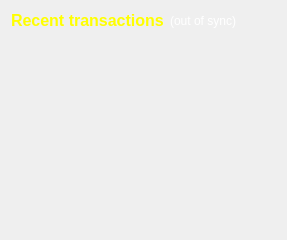
      <widget class="QWidget" name="widget_2" native="true">
       <layout class="QVBoxLayout" name="verticalLayout">
        <item>
         <layout class="QHBoxLayout" name="horizontalLayout_2">
          <item>
           <widget class="QLabel" name="label_4">
            <property name="palette">
             <palette>
              <active>
               <colorrole role="WindowText">
                <brush brushstyle="SolidPattern">
                 <color alpha="255">
                  <red>30</red>
                  <green>170</green>
                  <blue>255</blue>
                 </color>
                </brush>
               </colorrole>
               <colorrole role="Button">
                <brush brushstyle="SolidPattern">
                 <color alpha="255">
                  <red>30</red>
                  <green>170</green>
                  <blue>255</blue>
                 </color>
                </brush>
               </colorrole>
               <colorrole role="Light">
                <brush brushstyle="SolidPattern">
                 <color alpha="255">
                  <red>158</red>
                  <green>219</green>
                  <blue>255</blue>
                 </color>
                </brush>
               </colorrole>
               <colorrole role="Midlight">
                <brush brushstyle="SolidPattern">
                 <color alpha="255">
                  <red>94</red>
                  <green>194</green>
                  <blue>255</blue>
                 </color>
                </brush>
               </colorrole>
               <colorrole role="Dark">
                <brush brushstyle="SolidPattern">
                 <color alpha="255">
                  <red>15</red>
                  <green>85</green>
                  <blue>127</blue>
                 </color>
                </brush>
               </colorrole>
               <colorrole role="Mid">
                <brush brushstyle="SolidPattern">
                 <color alpha="255">
                  <red>20</red>
                  <green>113</green>
                  <blue>170</blue>
                 </color>
                </brush>
               </colorrole>
               <colorrole role="Text">
                <brush brushstyle="SolidPattern">
                 <color alpha="255">
                  <red>30</red>
                  <green>170</green>
                  <blue>255</blue>
                 </color>
                </brush>
               </colorrole>
               <colorrole role="BrightText">
                <brush brushstyle="SolidPattern">
                 <color alpha="255">
                  <red>255</red>
                  <green>255</green>
                  <blue>255</blue>
                 </color>
                </brush>
               </colorrole>
               <colorrole role="ButtonText">
                <brush brushstyle="SolidPattern">
                 <color alpha="255">
                  <red>30</red>
                  <green>170</green>
                  <blue>255</blue>
                 </color>
                </brush>
               </colorrole>
               <colorrole role="Base">
                <brush brushstyle="SolidPattern">
                 <color alpha="255">
                  <red>255</red>
                  <green>255</green>
                  <blue>255</blue>
                 </color>
                </brush>
               </colorrole>
               <colorrole role="Window">
                <brush brushstyle="SolidPattern">
                 <color alpha="255">
                  <red>30</red>
                  <green>170</green>
                  <blue>255</blue>
                 </color>
                </brush>
               </colorrole>
               <colorrole role="Shadow">
                <brush brushstyle="SolidPattern">
                 <color alpha="255">
                  <red>30</red>
                  <green>170</green>
                  <blue>255</blue>
                 </color>
                </brush>
               </colorrole>
               <colorrole role="AlternateBase">
                <brush brushstyle="SolidPattern">
                 <color alpha="255">
                  <red>142</red>
                  <green>212</green>
                  <blue>255</blue>
                 </color>
                </brush>
               </colorrole>
               <colorrole role="ToolTipBase">
                <brush brushstyle="SolidPattern">
                 <color alpha="255">
                  <red>255</red>
                  <green>255</green>
                  <blue>220</blue>
                 </color>
                </brush>
               </colorrole>
               <colorrole role="ToolTipText">
                <brush brushstyle="SolidPattern">
                 <color alpha="255">
                  <red>30</red>
                  <green>170</green>
                  <blue>255</blue>
                 </color>
                </brush>
               </colorrole>
              </active>
              <inactive>
               <colorrole role="WindowText">
                <brush brushstyle="SolidPattern">
                 <color alpha="255">
                  <red>30</red>
                  <green>170</green>
                  <blue>255</blue>
                 </color>
                </brush>
               </colorrole>
               <colorrole role="Button">
                <brush brushstyle="SolidPattern">
                 <color alpha="255">
                  <red>30</red>
                  <green>170</green>
                  <blue>255</blue>
                 </color>
                </brush>
               </colorrole>
               <colorrole role="Light">
                <brush brushstyle="SolidPattern">
                 <color alpha="255">
                  <red>158</red>
                  <green>219</green>
                  <blue>255</blue>
                 </color>
                </brush>
               </colorrole>
               <colorrole role="Midlight">
                <brush brushstyle="SolidPattern">
                 <color alpha="255">
                  <red>94</red>
                  <green>194</green>
                  <blue>255</blue>
                 </color>
                </brush>
               </colorrole>
               <colorrole role="Dark">
                <brush brushstyle="SolidPattern">
                 <color alpha="255">
                  <red>15</red>
                  <green>85</green>
                  <blue>127</blue>
                 </color>
                </brush>
               </colorrole>
               <colorrole role="Mid">
                <brush brushstyle="SolidPattern">
                 <color alpha="255">
                  <red>20</red>
                  <green>113</green>
                  <blue>170</blue>
                 </color>
                </brush>
               </colorrole>
               <colorrole role="Text">
                <brush brushstyle="SolidPattern">
                 <color alpha="255">
                  <red>30</red>
                  <green>170</green>
                  <blue>255</blue>
                 </color>
                </brush>
               </colorrole>
               <colorrole role="BrightText">
                <brush brushstyle="SolidPattern">
                 <color alpha="255">
                  <red>255</red>
                  <green>255</green>
                  <blue>255</blue>
                 </color>
                </brush>
               </colorrole>
               <colorrole role="ButtonText">
                <brush brushstyle="SolidPattern">
                 <color alpha="255">
                  <red>30</red>
                  <green>170</green>
                  <blue>255</blue>
                 </color>
                </brush>
               </colorrole>
               <colorrole role="Base">
                <brush brushstyle="SolidPattern">
                 <color alpha="255">
                  <red>255</red>
                  <green>255</green>
                  <blue>255</blue>
                 </color>
                </brush>
               </colorrole>
               <colorrole role="Window">
                <brush brushstyle="SolidPattern">
                 <color alpha="255">
                  <red>30</red>
                  <green>170</green>
                  <blue>255</blue>
                 </color>
                </brush>
               </colorrole>
               <colorrole role="Shadow">
                <brush brushstyle="SolidPattern">
                 <color alpha="255">
                  <red>30</red>
                  <green>170</green>
                  <blue>255</blue>
                 </color>
                </brush>
               </colorrole>
               <colorrole role="AlternateBase">
                <brush brushstyle="SolidPattern">
                 <color alpha="255">
                  <red>142</red>
                  <green>212</green>
                  <blue>255</blue>
                 </color>
                </brush>
               </colorrole>
               <colorrole role="ToolTipBase">
                <brush brushstyle="SolidPattern">
                 <color alpha="255">
                  <red>255</red>
                  <green>255</green>
                  <blue>220</blue>
                 </color>
                </brush>
               </colorrole>
               <colorrole role="ToolTipText">
                <brush brushstyle="SolidPattern">
                 <color alpha="255">
                  <red>30</red>
                  <green>170</green>
                  <blue>255</blue>
                 </color>
                </brush>
               </colorrole>
              </inactive>
              <disabled>
               <colorrole role="WindowText">
                <brush brushstyle="SolidPattern">
                 <color alpha="255">
                  <red>15</red>
                  <green>85</green>
                  <blue>127</blue>
                 </color>
                </brush>
               </colorrole>
               <colorrole role="Button">
                <brush brushstyle="SolidPattern">
                 <color alpha="255">
                  <red>30</red>
                  <green>170</green>
                  <blue>255</blue>
                 </color>
                </brush>
               </colorrole>
               <colorrole role="Light">
                <brush brushstyle="SolidPattern">
                 <color alpha="255">
                  <red>158</red>
                  <green>219</green>
                  <blue>255</blue>
                 </color>
                </brush>
               </colorrole>
               <colorrole role="Midlight">
                <brush brushstyle="SolidPattern">
                 <color alpha="255">
                  <red>94</red>
                  <green>194</green>
                  <blue>255</blue>
                 </color>
                </brush>
               </colorrole>
               <colorrole role="Dark">
                <brush brushstyle="SolidPattern">
                 <color alpha="255">
                  <red>15</red>
                  <green>85</green>
                  <blue>127</blue>
                 </color>
                </brush>
               </colorrole>
               <colorrole role="Mid">
                <brush brushstyle="SolidPattern">
                 <color alpha="255">
                  <red>20</red>
                  <green>113</green>
                  <blue>170</blue>
                 </color>
                </brush>
               </colorrole>
               <colorrole role="Text">
                <brush brushstyle="SolidPattern">
                 <color alpha="255">
                  <red>15</red>
                  <green>85</green>
                  <blue>127</blue>
                 </color>
                </brush>
               </colorrole>
               <colorrole role="BrightText">
                <brush brushstyle="SolidPattern">
                 <color alpha="255">
                  <red>255</red>
                  <green>255</green>
                  <blue>255</blue>
                 </color>
                </brush>
               </colorrole>
               <colorrole role="ButtonText">
                <brush brushstyle="SolidPattern">
                 <color alpha="255">
                  <red>15</red>
                  <green>85</green>
                  <blue>127</blue>
                 </color>
                </brush>
               </colorrole>
               <colorrole role="Base">
                <brush brushstyle="SolidPattern">
                 <color alpha="255">
                  <red>30</red>
                  <green>170</green>
                  <blue>255</blue>
                 </color>
                </brush>
               </colorrole>
               <colorrole role="Window">
                <brush brushstyle="SolidPattern">
                 <color alpha="255">
                  <red>30</red>
                  <green>170</green>
                  <blue>255</blue>
                 </color>
                </brush>
               </colorrole>
               <colorrole role="Shadow">
                <brush brushstyle="SolidPattern">
                 <color alpha="255">
                  <red>30</red>
                  <green>170</green>
                  <blue>255</blue>
                 </color>
                </brush>
               </colorrole>
               <colorrole role="AlternateBase">
                <brush brushstyle="SolidPattern">
                 <color alpha="255">
                  <red>30</red>
                  <green>170</green>
                  <blue>255</blue>
                 </color>
                </brush>
               </colorrole>
               <colorrole role="ToolTipBase">
                <brush brushstyle="SolidPattern">
                 <color alpha="255">
                  <red>255</red>
                  <green>255</green>
                  <blue>220</blue>
                 </color>
                </brush>
               </colorrole>
               <colorrole role="ToolTipText">
                <brush brushstyle="SolidPattern">
                 <color alpha="255">
                  <red>30</red>
                  <green>170</green>
                  <blue>255</blue>
                 </color>
                </brush>
               </colorrole>
              </disabled>
             </palette>
            </property>
            <property name="font">
             <font>
              <pointsize>12</pointsize>
              <weight>75</weight>
              <bold>true</bold>
             </font>
            </property>
            <property name="text">
             <string>&lt;html&gt;&lt;head/&gt;&lt;body&gt;&lt;p&gt;&lt;span style=&quot; color:#ffff00;&quot;&gt;Recent transactions&lt;/span&gt;&lt;/p&gt;&lt;/body&gt;&lt;/html&gt;</string>
            </property>
           </widget>
          </item>
          <item>
           <widget class="QLabel" name="labelTransactionsStatus">
            <property name="toolTip">
             <string>The displayed information may be out of date. Your wallet automatically synchronizes with the undev network after a connection is established, but this process has not completed yet.</string>
            </property>
            <property name="styleSheet">
             <string notr="true">QLabel { color: white; }</string>
            </property>
            <property name="text">
             <string notr="true">(out of sync)</string>
            </property>
            <property name="alignment">
             <set>Qt::AlignRight|Qt::AlignTrailing|Qt::AlignVCenter</set>
            </property>
           </widget>
          </item>
          <item>
           <spacer name="horizontalSpacer">
            <property name="orientation">
             <enum>Qt::Horizontal</enum>
            </property>
            <property name="sizeHint" stdset="0">
             <size>
              <width>40</width>
              <height>20</height>
             </size>
            </property>
           </spacer>
          </item>
         </layout>
        </item>
        <item>
         <widget class="QListView" name="listTransactions">
          <property name="palette">
           <palette>
            <active>
             <colorrole role="WindowText">
              <brush brushstyle="SolidPattern">
               <color alpha="255">
                <red>255</red>
                <green>255</green>
                <blue>255</blue>
               </color>
              </brush>
             </colorrole>
             <colorrole role="Button">
              <brush brushstyle="SolidPattern">
               <color alpha="0">
                <red>0</red>
                <green>0</green>
                <blue>0</blue>
               </color>
              </brush>
             </colorrole>
             <colorrole role="Light">
              <brush brushstyle="SolidPattern">
               <color alpha="0">
                <red>255</red>
                <green>255</green>
                <blue>255</blue>
               </color>
              </brush>
             </colorrole>
             <colorrole role="Midlight">
              <brush brushstyle="SolidPattern">
               <color alpha="0">
                <red>255</red>
                <green>255</green>
                <blue>255</blue>
               </color>
              </brush>
             </colorrole>
             <colorrole role="Dark">
              <brush brushstyle="SolidPattern">
               <color alpha="0">
                <red>127</red>
                <green>127</green>
                <blue>127</blue>
               </color>
              </brush>
             </colorrole>
             <colorrole role="Mid">
              <brush brushstyle="SolidPattern">
               <color alpha="0">
                <red>170</red>
                <green>170</green>
                <blue>170</blue>
               </color>
              </brush>
             </colorrole>
             <colorrole role="Text">
              <brush brushstyle="SolidPattern">
               <color alpha="255">
                <red>255</red>
                <green>255</green>
                <blue>255</blue>
               </color>
              </brush>
             </colorrole>
             <colorrole role="BrightText">
              <brush brushstyle="SolidPattern">
               <color alpha="255">
                <red>255</red>
                <green>255</green>
                <blue>255</blue>
               </color>
              </brush>
             </colorrole>
             <colorrole role="ButtonText">
              <brush brushstyle="SolidPattern">
               <color alpha="255">
                <red>255</red>
                <green>255</green>
                <blue>255</blue>
               </color>
              </brush>
             </colorrole>
             <colorrole role="Base">
              <brush brushstyle="NoBrush">
               <color alpha="255">
                <red>0</red>
                <green>0</green>
                <blue>0</blue>
               </color>
              </brush>
             </colorrole>
             <colorrole role="Window">
              <brush brushstyle="SolidPattern">
               <color alpha="0">
                <red>0</red>
                <green>0</green>
                <blue>0</blue>
               </color>
              </brush>
             </colorrole>
             <colorrole role="Shadow">
              <brush brushstyle="SolidPattern">
               <color alpha="255">
                <red>255</red>
                <green>255</green>
                <blue>255</blue>
               </color>
              </brush>
             </colorrole>
             <colorrole role="Highlight">
              <brush brushstyle="SolidPattern">
               <color alpha="255">
                <red>255</red>
                <green>255</green>
                <blue>255</blue>
               </color>
              </brush>
             </colorrole>
             <colorrole role="Link">
              <brush brushstyle="SolidPattern">
               <color alpha="255">
                <red>255</red>
                <green>255</green>
                <blue>255</blue>
               </color>
              </brush>
             </colorrole>
             <colorrole role="LinkVisited">
              <brush brushstyle="SolidPattern">
               <color alpha="255">
                <red>255</red>
                <green>255</green>
                <blue>255</blue>
               </color>
              </brush>
             </colorrole>
             <colorrole role="AlternateBase">
              <brush brushstyle="SolidPattern">
               <color alpha="127">
                <red>255</red>
                <green>255</green>
                <blue>255</blue>
               </color>
              </brush>
             </colorrole>
             <colorrole role="ToolTipBase">
              <brush brushstyle="SolidPattern">
               <color alpha="255">
                <red>255</red>
                <green>255</green>
                <blue>255</blue>
               </color>
              </brush>
             </colorrole>
             <colorrole role="ToolTipText">
              <brush brushstyle="SolidPattern">
               <color alpha="255">
                <red>255</red>
                <green>255</green>
                <blue>255</blue>
               </color>
              </brush>
             </colorrole>
            </active>
            <inactive>
             <colorrole role="WindowText">
              <brush brushstyle="SolidPattern">
               <color alpha="255">
                <red>255</red>
                <green>255</green>
                <blue>255</blue>
               </color>
              </brush>
             </colorrole>
             <colorrole role="Button">
              <brush brushstyle="SolidPattern">
               <color alpha="0">
                <red>0</red>
                <green>0</green>
                <blue>0</blue>
               </color>
              </brush>
             </colorrole>
             <colorrole role="Light">
              <brush brushstyle="SolidPattern">
               <color alpha="0">
                <red>255</red>
                <green>255</green>
                <blue>255</blue>
               </color>
              </brush>
             </colorrole>
             <colorrole role="Midlight">
              <brush brushstyle="SolidPattern">
               <color alpha="0">
                <red>255</red>
                <green>255</green>
                <blue>255</blue>
               </color>
              </brush>
             </colorrole>
             <colorrole role="Dark">
              <brush brushstyle="SolidPattern">
               <color alpha="0">
                <red>127</red>
                <green>127</green>
                <blue>127</blue>
               </color>
              </brush>
             </colorrole>
             <colorrole role="Mid">
              <brush brushstyle="SolidPattern">
               <color alpha="0">
                <red>170</red>
                <green>170</green>
                <blue>170</blue>
               </color>
              </brush>
             </colorrole>
             <colorrole role="Text">
              <brush brushstyle="SolidPattern">
               <color alpha="255">
                <red>255</red>
                <green>255</green>
                <blue>255</blue>
               </color>
              </brush>
             </colorrole>
             <colorrole role="BrightText">
              <brush brushstyle="SolidPattern">
               <color alpha="255">
                <red>255</red>
                <green>255</green>
                <blue>255</blue>
               </color>
              </brush>
             </colorrole>
             <colorrole role="ButtonText">
              <brush brushstyle="SolidPattern">
               <color alpha="255">
                <red>255</red>
                <green>255</green>
                <blue>255</blue>
               </color>
              </brush>
             </colorrole>
             <colorrole role="Base">
              <brush brushstyle="NoBrush">
               <color alpha="255">
                <red>0</red>
                <green>0</green>
                <blue>0</blue>
               </color>
              </brush>
             </colorrole>
             <colorrole role="Window">
              <brush brushstyle="SolidPattern">
               <color alpha="0">
                <red>0</red>
                <green>0</green>
                <blue>0</blue>
               </color>
              </brush>
             </colorrole>
             <colorrole role="Shadow">
              <brush brushstyle="SolidPattern">
               <color alpha="255">
                <red>255</red>
                <green>255</green>
                <blue>255</blue>
               </color>
              </brush>
             </colorrole>
             <colorrole role="Highlight">
              <brush brushstyle="SolidPattern">
               <color alpha="255">
                <red>255</red>
                <green>255</green>
                <blue>255</blue>
               </color>
              </brush>
             </colorrole>
             <colorrole role="Link">
              <brush brushstyle="SolidPattern">
               <color alpha="255">
                <red>255</red>
                <green>255</green>
                <blue>255</blue>
               </color>
              </brush>
             </colorrole>
             <colorrole role="LinkVisited">
              <brush brushstyle="SolidPattern">
               <color alpha="255">
                <red>255</red>
                <green>255</green>
                <blue>255</blue>
               </color>
              </brush>
             </colorrole>
             <colorrole role="AlternateBase">
              <brush brushstyle="SolidPattern">
               <color alpha="127">
                <red>255</red>
                <green>255</green>
                <blue>255</blue>
               </color>
              </brush>
             </colorrole>
             <colorrole role="ToolTipBase">
              <brush brushstyle="SolidPattern">
               <color alpha="255">
                <red>255</red>
                <green>255</green>
                <blue>255</blue>
               </color>
              </brush>
             </colorrole>
             <colorrole role="ToolTipText">
              <brush brushstyle="SolidPattern">
               <color alpha="255">
                <red>255</red>
                <green>255</green>
                <blue>255</blue>
               </color>
              </brush>
             </colorrole>
            </inactive>
            <disabled>
             <colorrole role="WindowText">
              <brush brushstyle="SolidPattern">
               <color alpha="0">
                <red>127</red>
                <green>127</green>
                <blue>127</blue>
               </color>
              </brush>
             </colorrole>
             <colorrole role="Button">
              <brush brushstyle="SolidPattern">
               <color alpha="0">
                <red>0</red>
                <green>0</green>
                <blue>0</blue>
               </color>
              </brush>
             </colorrole>
             <colorrole role="Light">
              <brush brushstyle="SolidPattern">
               <color alpha="0">
                <red>255</red>
                <green>255</green>
                <blue>255</blue>
               </color>
              </brush>
             </colorrole>
             <colorrole role="Midlight">
              <brush brushstyle="SolidPattern">
               <color alpha="0">
                <red>255</red>
                <green>255</green>
                <blue>255</blue>
               </color>
              </brush>
             </colorrole>
             <colorrole role="Dark">
              <brush brushstyle="SolidPattern">
               <color alpha="0">
                <red>127</red>
                <green>127</green>
                <blue>127</blue>
               </color>
              </brush>
             </colorrole>
             <colorrole role="Mid">
              <brush brushstyle="SolidPattern">
               <color alpha="0">
                <red>170</red>
                <green>170</green>
                <blue>170</blue>
               </color>
              </brush>
             </colorrole>
             <colorrole role="Text">
              <brush brushstyle="SolidPattern">
               <color alpha="0">
                <red>127</red>
                <green>127</green>
                <blue>127</blue>
               </color>
              </brush>
             </colorrole>
             <colorrole role="BrightText">
              <brush brushstyle="SolidPattern">
               <color alpha="255">
                <red>255</red>
                <green>255</green>
                <blue>255</blue>
               </color>
              </brush>
             </colorrole>
             <colorrole role="ButtonText">
              <brush brushstyle="SolidPattern">
               <color alpha="0">
                <red>127</red>
                <green>127</green>
                <blue>127</blue>
               </color>
              </brush>
             </colorrole>
             <colorrole role="Base">
              <brush brushstyle="NoBrush">
               <color alpha="255">
                <red>0</red>
                <green>0</green>
                <blue>0</blue>
               </color>
              </brush>
             </colorrole>
             <colorrole role="Window">
              <brush brushstyle="SolidPattern">
               <color alpha="0">
                <red>0</red>
                <green>0</green>
                <blue>0</blue>
               </color>
              </brush>
             </colorrole>
             <colorrole role="Shadow">
              <brush brushstyle="SolidPattern">
               <color alpha="255">
                <red>255</red>
                <green>255</green>
                <blue>255</blue>
               </color>
              </brush>
             </colorrole>
             <colorrole role="Highlight">
              <brush brushstyle="SolidPattern">
               <color alpha="255">
                <red>51</red>
                <green>153</green>
                <blue>255</blue>
               </color>
              </brush>
             </colorrole>
             <colorrole role="Link">
              <brush brushstyle="SolidPattern">
               <color alpha="255">
                <red>255</red>
                <green>255</green>
                <blue>255</blue>
               </color>
              </brush>
             </colorrole>
             <colorrole role="LinkVisited">
              <brush brushstyle="SolidPattern">
               <color alpha="255">
                <red>255</red>
                <green>255</green>
                <blue>255</blue>
               </color>
              </brush>
             </colorrole>
             <colorrole role="AlternateBase">
              <brush brushstyle="SolidPattern">
               <color alpha="0">
                <red>255</red>
                <green>255</green>
                <blue>255</blue>
               </color>
              </brush>
             </colorrole>
             <colorrole role="ToolTipBase">
              <brush brushstyle="SolidPattern">
               <color alpha="255">
                <red>255</red>
                <green>255</green>
                <blue>255</blue>
               </color>
              </brush>
             </colorrole>
             <colorrole role="ToolTipText">
              <brush brushstyle="SolidPattern">
               <color alpha="255">
                <red>255</red>
                <green>255</green>
                <blue>255</blue>
               </color>
              </brush>
             </colorrole>
            </disabled>
           </palette>
          </property>
          <property name="font">
           <font>
            <pointsize>10</pointsize>
            <italic>true</italic>
           </font>
          </property>
          <property name="styleSheet">
           <string notr="true">QListView { background: transparent; }</string>
          </property>
          <property name="frameShape">
           <enum>QFrame::NoFrame</enum>
          </property>
          <property name="verticalScrollBarPolicy">
           <enum>Qt::ScrollBarAlwaysOff</enum>
          </property>
          <property name="horizontalScrollBarPolicy">
           <enum>Qt::ScrollBarAlwaysOff</enum>
          </property>
          <property name="selectionMode">
           <enum>QAbstractItemView::NoSelection</enum>
          </property>
         </widget>
        </item>
       </layout>
      </widget>
